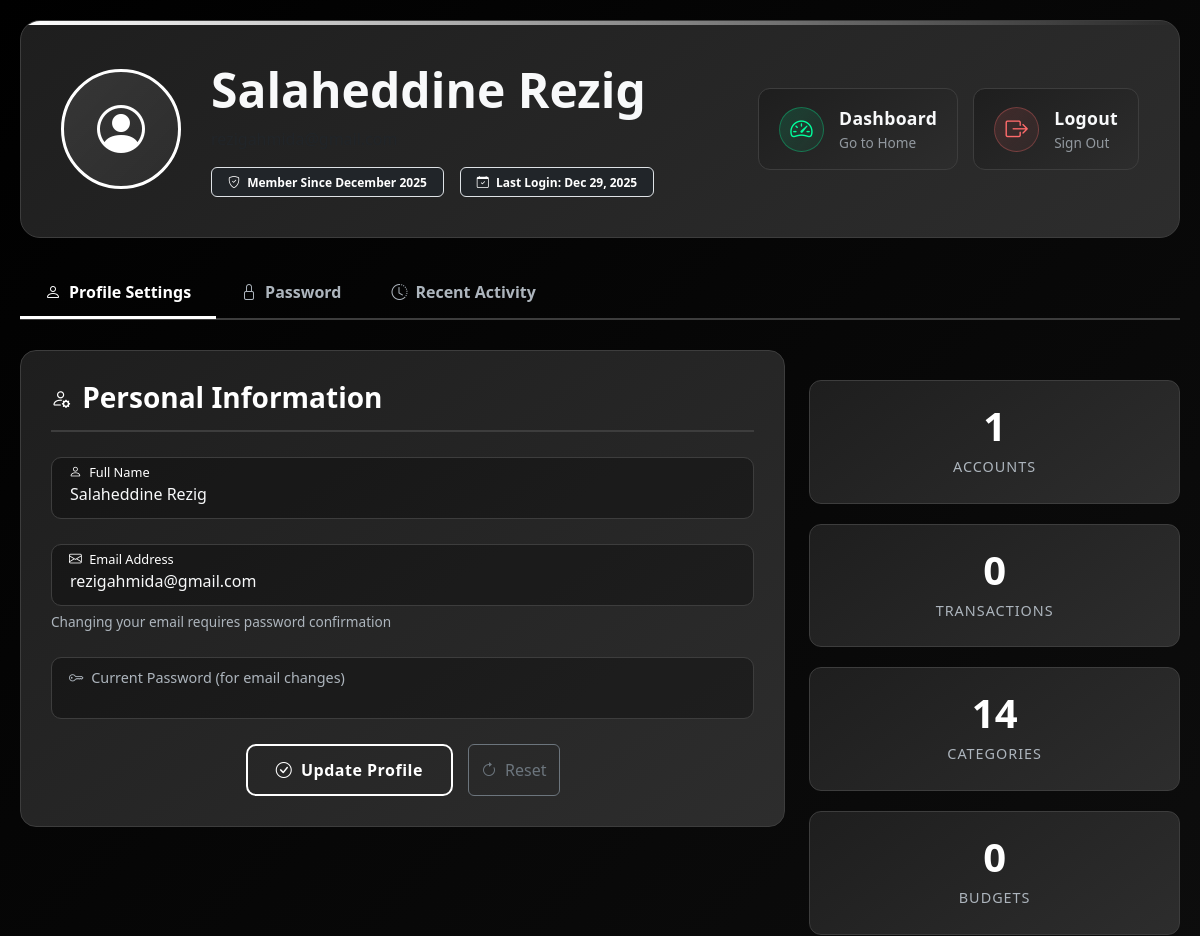
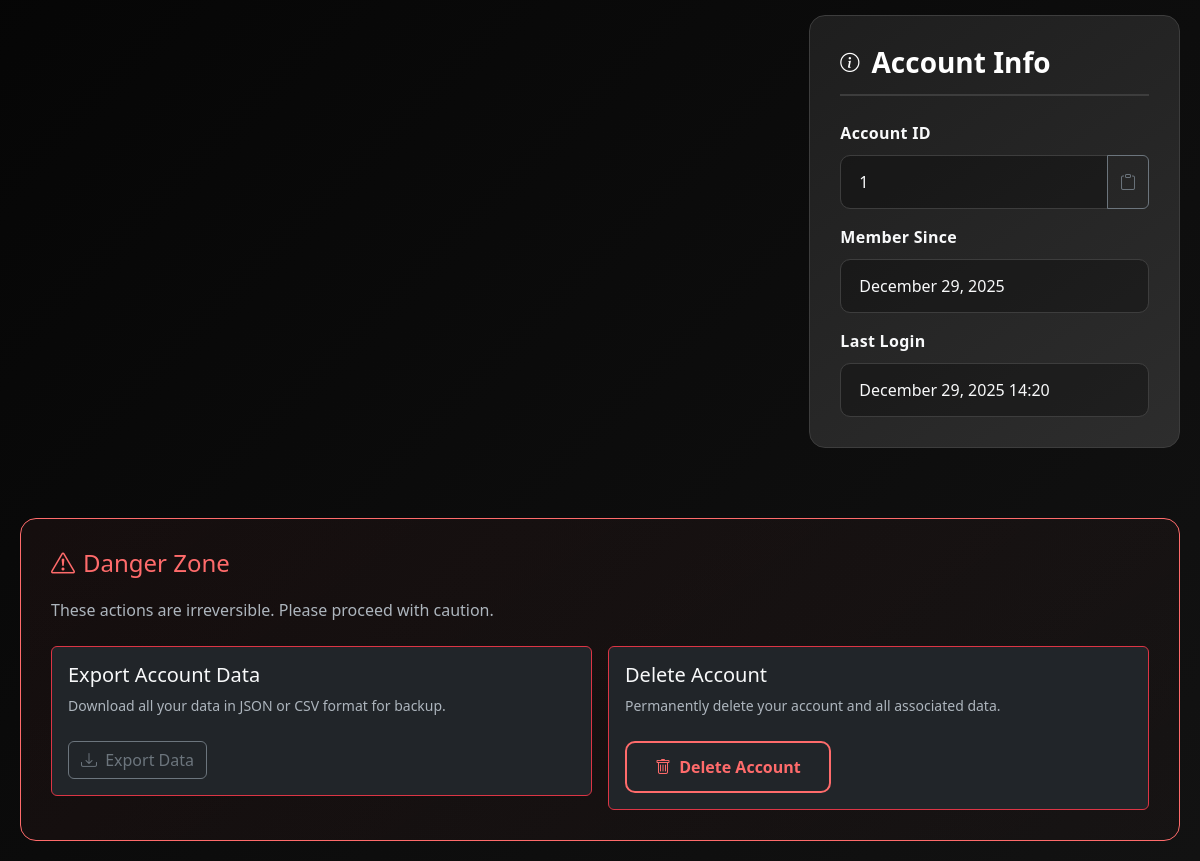
Before: /auth/profile (signed in) with the older database file (2 pictures, top to bottom).
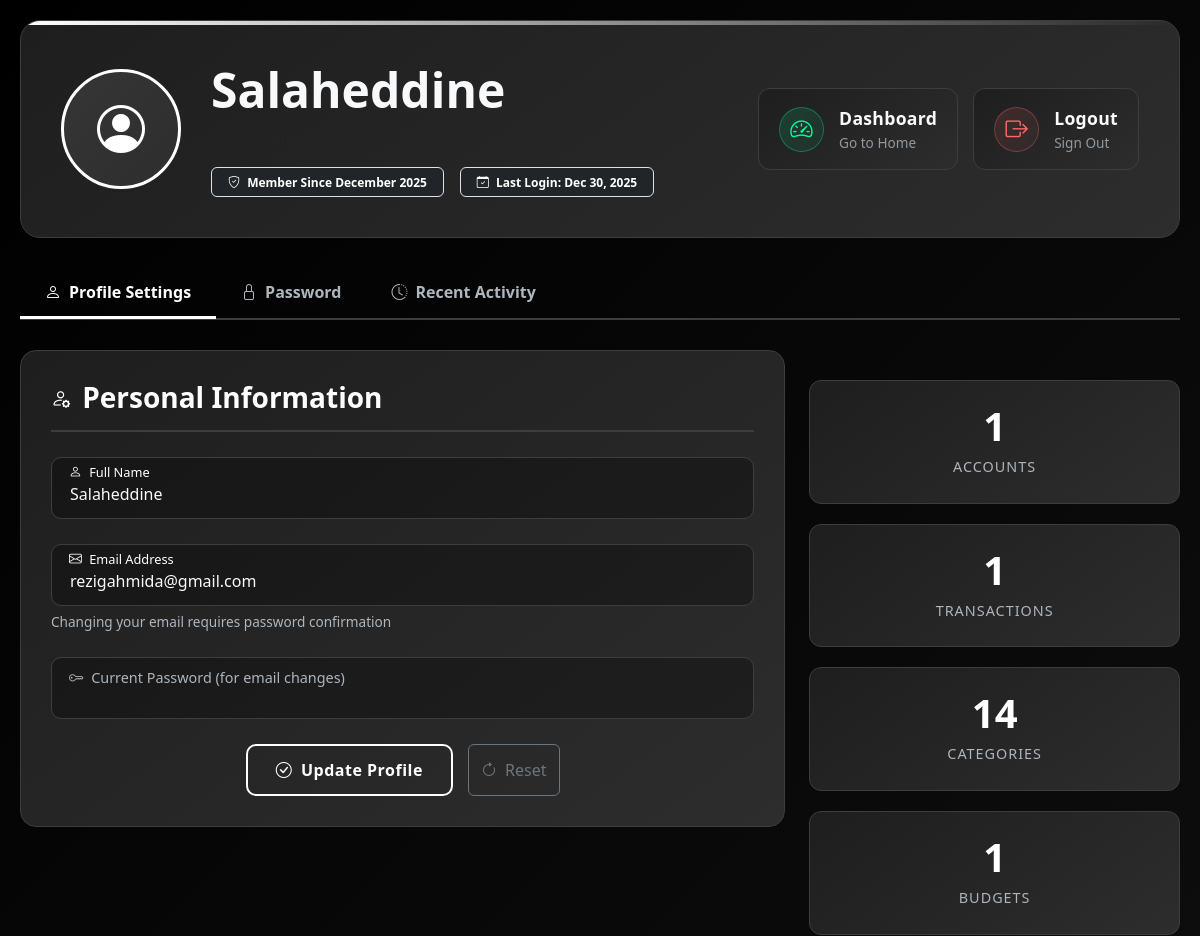
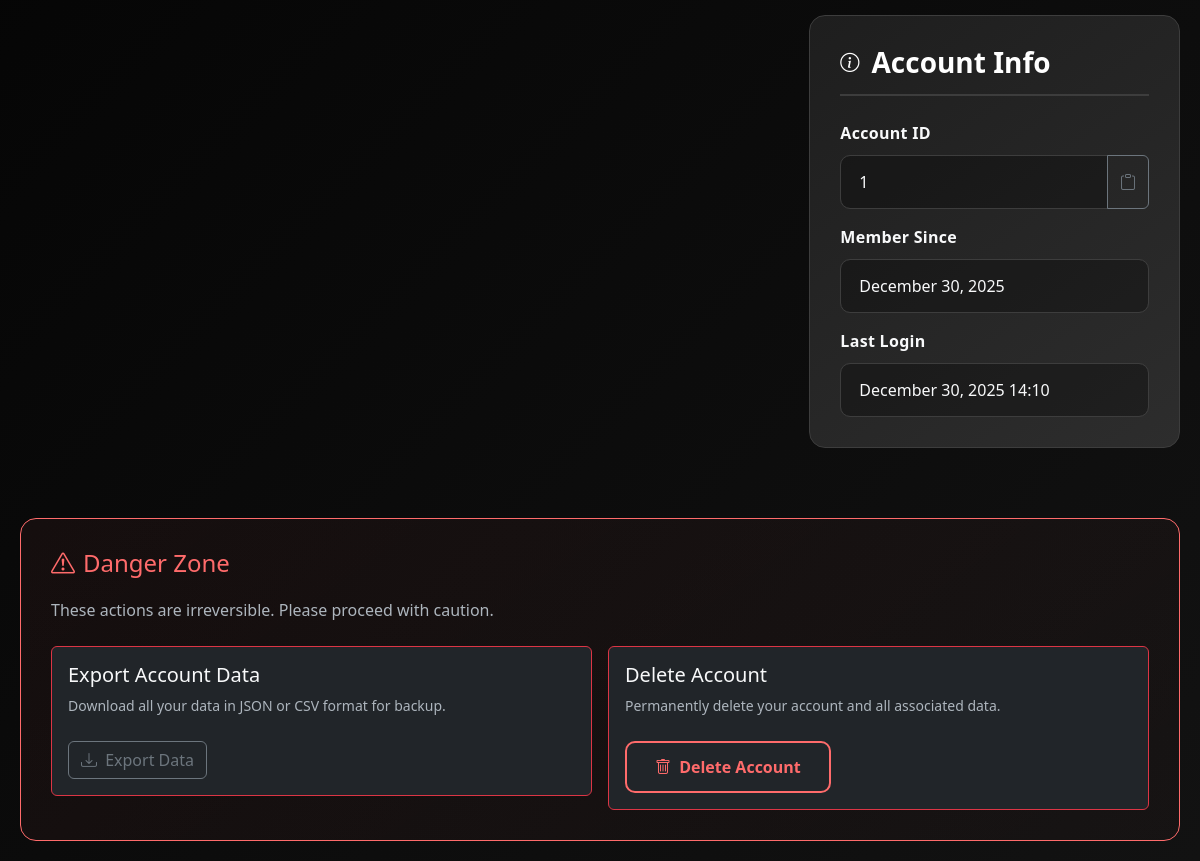
After: the same page with the newer database file (2 pictures, top to bottom).
### models.py (models this page shows, shortened)
class User(db.Model, UserMixin):
    __tablename__ = 'users'
    id = db.Column(db.Integer, primary_key=True)
    email = db.Column(db.String(120), unique=True, nullable=False, index=True)
    name = db.Column(db.String(100), nullable=False)
    hashed_password = db.Column(db.String(256), nullable=False)
    created_at = db.Column(db.DateTime, default=datetime.utcnow, nullable=False)
    last_login = db.Column(db.DateTime, nullable=True)
    accounts = relationship("Account", back_populates="user", cascade="all, delete-orphan")
    categories = relationship("Category", back_populates="user", cascade="all, delete-orphan")
    transactions = relationship("Transaction", back_populates="user", cascade="all, delete-orphan")
    budgets = relationship("Budget", back_populates="user", cascade="all, delete-orphan")

### routes/auth.py (the view, shortened to what this page needs)
@auth_bp.route('/profile', methods=['GET', 'POST'])
@login_required
def profile():
    profile_form = ProfileForm(obj=current_user)
    password_form = ChangePasswordForm()
    accounts_count = Account.query.filter_by(user_id=current_user.id).count()
    transactions_count = Transaction.query.filter_by(user_id=current_user.id).count()
    categories_count = Category.query.filter_by(user_id=current_user.id).count()
    budgets_count = Budget.query.filter_by(user_id=current_user.id).count()
    recent_activities = [
        {
            'icon': 'wallet2',
            'title': 'Account Created',
            'description': 'Your main account was set up',
            'time': current_user.created_at.strftime('%b %d, %Y')
        },
        {
            'icon': 'tags',
            'title': 'Categories Added',
            'description': f'{categories_count} default categories were created',
            'time': current_user.created_at.strftime('%b %d, %Y')
        },
        {
            'icon': 'box-arrow-in-right',
            'title': 'Last Login',
            'description': 'You logged into your account',
            'time': current_user.last_login.strftime('%b %d, %H:%M') if current_user.last_login else 'Never'
        }
    ]
    if accounts_count > 0:
        recent_activities.append({
            'icon': 'wallet2',
            'title': 'Accounts Active',
            'description': f'You have {accounts_count} active account(s)',
            'time': 'Today'
        })
    if transactions_count > 0:
        recent_activities.append({
            'icon': 'arrow-left-right',
            'title': 'Transactions Recorded',
            'description': f'You have {transactions_count} transaction(s)',
            'time': 'Today'
        })
    return render_template('auth/profile.html',
                         profile_form=profile_form,
                         password_form=password_form,
                         accounts_count=accounts_count,
                         transactions_count=transactions_count,
                         categories_count=categories_count,
                         budgets_count=budgets_count,
                         recent_activities=recent_activities)

### forms/auth.py
class ProfileForm(FlaskForm):
    name = StringField('Full Name', validators=[
        DataRequired(message='Name is required'),
        Length(min=2, max=100, message='Name must be between 2 and 100 characters')
    ], render_kw={
        "class": "form-control"
    })
    email = StringField('Email', validators=[
        DataRequired(message='Email is required'),
        Email(message='Please enter a valid email address')
    ], render_kw={
        "class": "form-control"
    })
    current_password = PasswordField('Current Password (required to change email)', validators=[
        Optional()
    ], render_kw={
        "placeholder": "Enter current password to change email",
        "class": "form-control"
    })

### routes/auth.py (called while the page is built)
@login_manager.user_loader
def load_user(user_id):
    return User.query.get(int(user_id))

### templates/auth/profile.html (shortened to what the changed rows need)
{% extends "layout.html" %}
{% block main %}
<div class="profile-container">
<div class="profile-header d-flex flex-column flex-md-row align-items-center">
    <div class="flex-grow-1">
        <h1 class="display-5 fw-bold text-light mb-2">{{ current_user.name }}</h1>
        <p class="text-gray mb-3">{{ current_user.email }}</p>
        <div class="d-flex flex-wrap gap-3 align-items-center">
            <span class="badge bg-dark text-accent border border-accent py-2 px-3">
                <i class="bi bi-shield-check me-1"></i> Member Since {{ current_user.created_at.strftime('%B %Y') }}
            </span>
            <span class="badge bg-dark text-accent border border-accent py-2 px-3">
                <i class="bi bi-calendar-check me-1"></i> Last Login:
                {% if current_user.last_login %}
                    {{ current_user.last_login.strftime('%b %d, %Y') }}
                {% else %}
                    Never
                {% endif %}
            </span>
        </div>
    </div>
</div>
    <div class="tab-content" id="profileTabsContent">
        <div class="tab-pane fade show active" id="profile" role="tabpanel">
            <div class="row">
                <div class="col-lg-8">
                    <div class="profile-card">
                        <form method="POST" action="" id="profileForm">
                            <div class="floating-effect">
                                {{ profile_form.name(class="form-control" + (" is-invalid" if profile_form.name.errors else ""), placeholder=" ", value=current_user.name) }}
                                <label for="{{ profile_form.name.id }}">
                                    <i class="bi bi-person me-1"></i> Full Name
                                </label>
                            </div>
                            <div class="floating-effect">
                                {{ profile_form.email(class="form-control" + (" is-invalid" if profile_form.email.errors else ""), placeholder=" ", value=current_user.email) }}
                                <label for="{{ profile_form.email.id }}">
                                    <i class="bi bi-envelope me-1"></i> Email Address
                                </label>
                                <small class="form-text">Changing your email requires password confirmation</small>
                            </div>
                        </form>
                    </div>
                </div>
                <div class="col-lg-4">
                    <div class="profile-stats">
                        <div class="stats-card">
                            <div class="stats-number">{{ transactions_count or 0 }}</div>
                            <div class="stats-label">Transactions</div>
                        </div>
                        <div class="stats-card">
                            <div class="stats-number">{{ budgets_count or 0 }}</div>
                            <div class="stats-label">Budgets</div>
                        </div>
                    </div>
                    <div class="profile-card mt-3">
                        <div class="mb-3">
                            <div class="input-group">
                                <input type="text" class="form-control" value="{{ current_user.id }}" readonly>
                                <button class="btn btn-outline-secondary" type="button" onclick="copyToClipboard('{{ current_user.id }}')">
                                    <i class="bi bi-clipboard"></i>
                                </button>
                            </div>
                        </div>
                        <div class="mb-3">
                            <label class="form-label">Member Since</label>
                            <input type="text" class="form-control" value="{{ current_user.created_at.strftime('%B %d, %Y') }}" readonly>
                        </div>
                        <div class="mb-0">
                            <label class="form-label">Last Login</label>
                            <input type="text" class="form-control" value="{% if current_user.last_login %}{{ current_user.last_login.strftime('%B %d, %Y %H:%M') }}{% else %}Never{% endif %}" readonly>
                        </div>
                    </div>
                </div>
            </div>
        </div>
    </div>
</div>
{% endblock %}

Changed rows visible on the page:
changed User "rezigahmida@gmail.com": name "Salaheddine Rezig" → "Salaheddine"; last_login "Dec 29, 2025" → "Dec 30, 2025"; created_at "December 29, 2025" → "December 30, 2025"; last_login "December 29, 2025 14:20" → "December 30, 2025 14:10"
Other visible differences:
{{ transactions_count or 0 }}: "0" → "1"
{{ budgets_count or 0 }}: "0" → "1"
